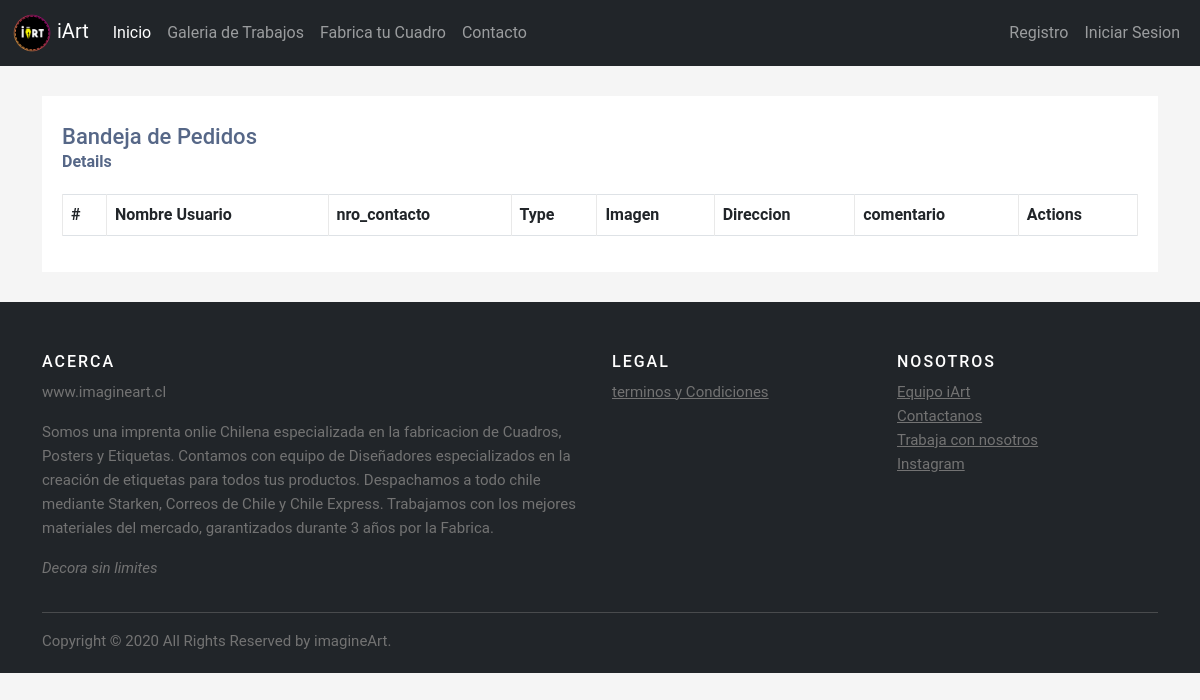
Before: /orderCrud/ with the older database file.
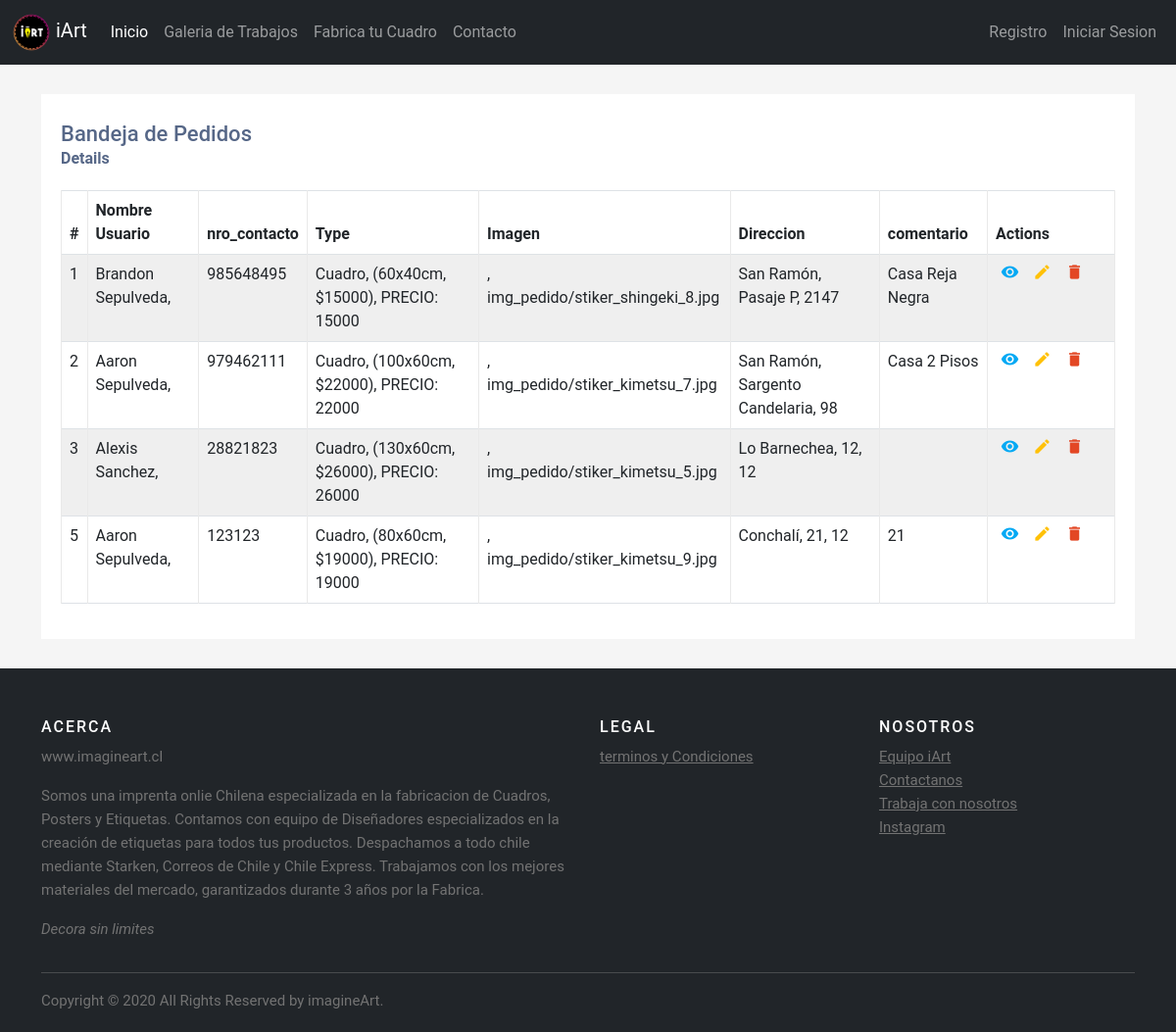
After: the same page with the newer database file.
### core/models.py (models this page shows, shortened)
class order(models.Model):
    status = models.ForeignKey(statusProduct, null=True ,blank=True, on_delete=models.CASCADE)
    fkComuna = models.ForeignKey(comuna, on_delete=models.CASCADE)
    calle = models.CharField(max_length=50)
    numero = models.IntegerField()
    comentario = models.CharField(max_length=50, blank=True)
    Nombre = models.CharField(max_length=50)
    nro_contacto = models.IntegerField()
    instagram = models.CharField(max_length=50, blank=True)
    imagen_link = models.TextField(max_length=1000, blank=True)
    img = models.ImageField(upload_to='img_pedido', null=True, blank=True)
    type = models.ForeignKey(typeProduct, on_delete=models.CASCADE)
    size = models.ForeignKey(sizeProduct, on_delete=models.CASCADE, blank=True)
    othersize = models.CharField(blank=True, max_length=20)

class typeProduct (models.Model) :
    nomType = models.CharField( max_length = 50)
    descriptionType = models.TextField(max_length=400)
    def __str__(self):
        return self.nomType

class sizeProduct (models.Model):
    size = models.CharField(max_length = 20)
    price = models.IntegerField()
    def __str__(self):
        cadena=self.size+", $"+str(self.price)
        return cadena

class comuna(models.Model):
    fkRegion = models.ForeignKey(region, on_delete=models.CASCADE)
    nomComuna = models.CharField(max_length=50)
    def __str__(self):
        return self.nomComuna

### core/views.py (the view)
# urls.py: path('orderCrud/', views.orderCrud, name= 'orderCrud'), #CRUD DE PEDIDO
def orderCrud(request):
    orderUser = order.objects.all()
    data = {
        'entity' : orderUser
    }
    return render(request, 'order/ordercrud.html', data)

### core/carprocess.py (called while the page is built)
def total_carrito(request):
    total = 0
    if request.user.is_authenticated:
        if "carrito" in request.session:
            for key, value in request.session["carrito"].items():
                total += int(value["acumulado"])
    return {"total_carrito" : total}

### core/templates/order/ordercrud.html (shortened to what this page needs)
{% extends 'web/base.html' %}
{% load static %}
{% block contenido %}
    {% block css %}
        <link rel="stylesheet" href="{% static 'app/css/style.css' %}">
        <link rel="stylesheet" href="{% static 'app/css/crud.css' %}">
    {% endblock css %}
    <div class="container-xl">
        <div class="table-responsive">
            <div class="table-wrapper">
                <div class="table-title">
                    <div class="row">
                        <div class="col-sm-8"><h2>Bandeja de Pedidos </h2><b>Details</b></div>
                    </div>
                </div>
                <table class="table table-striped table-hover table-bordered">
                    <thead>
                        <tr>
                            <th>#</th>
                            <th>Nombre Usuario</th>
                            <th>nro_contacto</th>
                            <th>Type</th>
                            <th>Imagen</th>
                            <th>Direccion</th>
                            <th>comentario</th>
                            <th>Actions</th>
                        </tr>
                    </thead>
                    <tbody>
                        {% for p in entity %}
                            <tr>
                                <td>{{p.id | title}}</td>
                                <td>{{p.Nombre | title}}, {{p.instagram | title}}</td>
                                <td>{{p.nro_contacto | title}}</td>
                                <td>{{p.type | title}}, ({{p.size}}), PRECIO: {{p.size.price}}</td>
                                <td>{{p.imagen_link | title}}, {{p.img }}</td>
                                <td>{{p.fkComuna | title}}, {{p.calle | title}}, {{p.numero | title}}</td>
                                <td>{{p.comentario | title}}</td>
                                <td>
                                    <a href="#" class="view" title="View" data-toggle="tooltip"><i class="material-icons">&#xE417;</i></a>
                                    <a href="{% url 'editOrder' p.id%}" class="edit" title="Edit" data-toggle="tooltip"><i class="material-icons">&#xE254;</i></a>
                                    <a href="{% url 'deleteOrder' p.id%}" class="delete" title="Delete" data-toggle="tooltip"><i class="material-icons">&#xE872;</i></a>
                                </td>
                            </tr>
                        {% endfor %}
                    </tbody>
                </table>
            </div>
        </div>
    </div>
{% endblock contenido %}

Changed rows visible on the page:
now on this page (row edited): order: id "1", Nombre "Brandon Sepulveda", nro_contacto "985648495", type "Cuadro", size "60x40cm, $15000", size.price "15000", img "img_pedido/stiker_shingeki_8.jpg", fkComuna "San Ramón", calle "Pasaje P", numero "2147", comentario "Casa Reja Negra"
added order: id "2", Nombre "Aaron Sepulveda", nro_contacto "979462111", type "Cuadro", size "100x60cm, $22000", size.price "22000", img "img_pedido/stiker_kimetsu_7.jpg", fkComuna "San Ramón", calle "Sargento Candelaria", numero "98", comentario "Casa 2 Pisos"
added order: id "3", Nombre "Alexis Sanchez", nro_contacto "28821823", type "Cuadro", size "130x60cm, $26000", size.price "26000", img "img_pedido/stiker_kimetsu_5.jpg", fkComuna "Lo Barnechea", calle "12", numero "12"
added order: id "5", Nombre "Aaron Sepulveda", nro_contacto "123123", type "Cuadro", size "80x60cm, $19000", size.price "19000", img "img_pedido/stiker_kimetsu_9.jpg", fkComuna "Conchalí", calle "21", numero "12", comentario "21"
